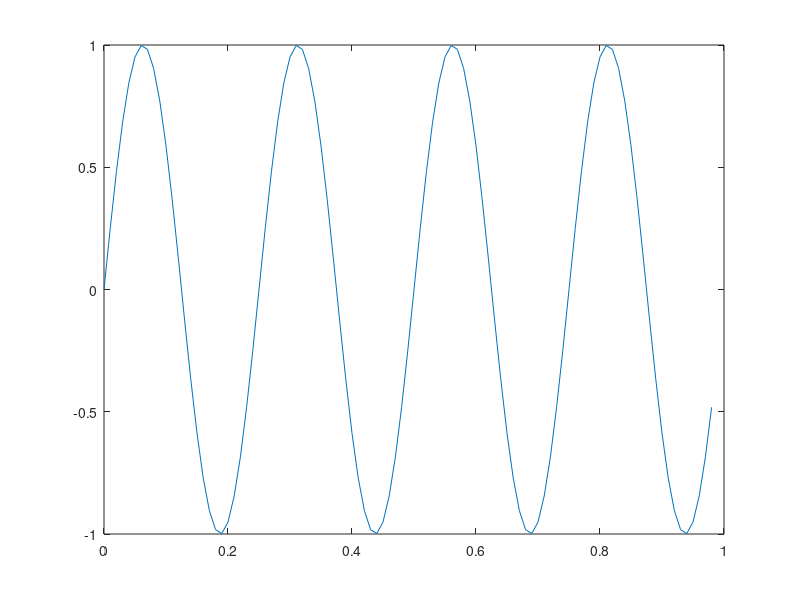
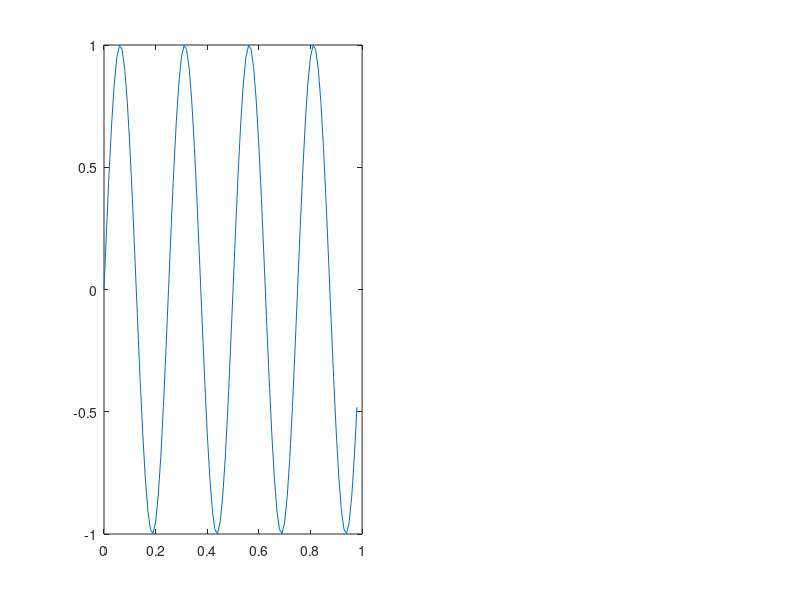

MATLAB code for these plots, in order:
t=[0:0.01:0.98]
y1=sin(2*pi*4*t);
y2=cos(2*pi*4*t);
figure(1); plot(t,y1);
figure(2); plot(t,y2);
subplot(1,2,1); 
plot(t,y1);